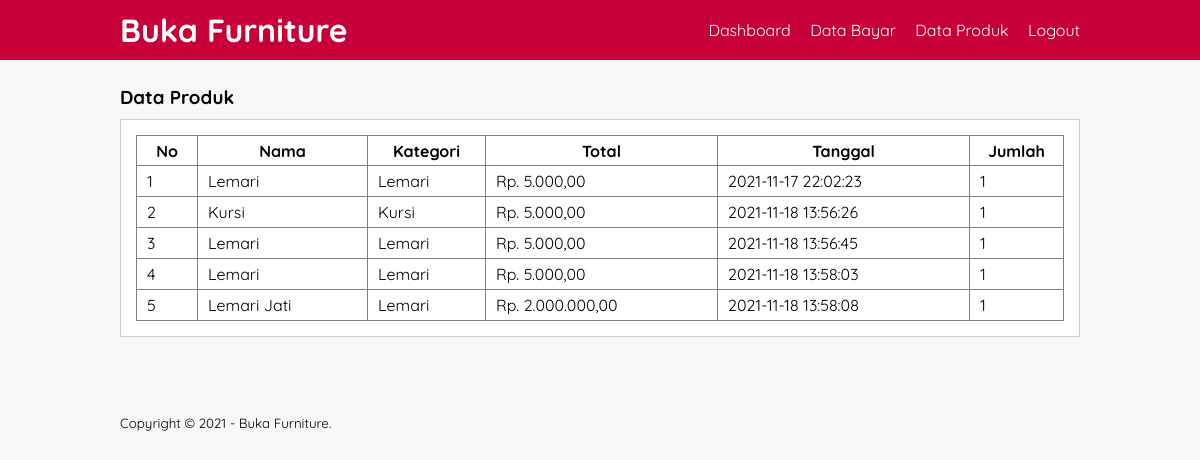
The page /data-bayar.php (signed in) on the database its author committed.
### tables this page shows
CREATE TABLE `orders` (
  `id` int(11) NOT NULL,
  `nama_furnitur` varchar(100) NOT NULL,
  `total` int(11) NOT NULL,
  `category` varchar(100) NOT NULL,
  `price_date` datetime NOT NULL DEFAULT current_timestamp(),
  `jumlah_Barang` int(11) NOT NULL
);

### library.php (called while the page is built, shortened)
<?php
class library
{
    public function __construct()
    {
        $this->con = new PDO("mysql:host=localhost;dbname=furniture", "root", "");
    }
    public function countDataOrders()
    {
        $sql = "SELECT COUNT(*) FROM orders";
        $res = $this->con->query($sql);
        $count = $res->fetchColumn();
        return $count;
    }
    public function readDataOrders($awaldata, $JumlahDataPerHalaman)
    {
        $query = $this->con->prepare("SELECT * FROM orders LIMIT $awaldata, $JumlahDataPerHalaman");
        $query->execute();
        return $query;
    }
}

### data-bayar.php (the view, shortened to what this page needs)
<!DOCTYPE html>
<html>
<head>
	<link rel="stylesheet" type="text/css" href="css/style.css">
</head>
<body>
	<header>
		<div class="container">
			<h1><a href="dashboard.php">Buka Furniture</a></h1>
			<ul>
				<li><a href="dashboard.php">Dashboard</a></li>
				<li><a href="data-bayar.php">Data Bayar</a></li>
				<li><a href="data-product.php">Data Produk</a></li>
				<li><a href="proses.php?action=logout">Logout</a></li>
			</ul>
		</div>
	</header>
	<div class="section">
		<div class="container">
			<h3>Data Produk</h3>
			<div class="box">
				<table border="1" cellspacing="0" class="table">
					<thead>
						<tr>
							<th width="60px">No</th>
                            <th>Nama</th>
                            <th>Kategori</th>
                            <th>Total</th>
                            <th>Tanggal</th>
                            <th>Jumlah</th>
						</tr>
					</thead>
					<tbody>
                    <?php
                    include("library.php");
                    $library = new library();
					$jumlahdataperhalaman = 5;
                    $no = 0;
                    $count = $library->countDataOrders();
					$halamanAktif = (isset($_GET["halaman"])) ? $_GET["halaman"] : 1;
					$awaldata = ($jumlahdataperhalaman * $halamanAktif)-$jumlahdataperhalaman;
					$read = $library->readDataOrders($awaldata, $jumlahdataperhalaman);
                    if($count > 0){
                    while ($data = $read->fetch(PDO::FETCH_OBJ)) {
                        $no++;
                    ?>
                        <tr>
                            <td><?= $no + $awaldata; ?></td>
                            <td><?= $data->nama_furnitur; ?></td>
							<td><?= $data->category; ?></td>
                            <td> Rp. <?=  number_format($data->total,2,",","."); ?></td>
                            <td><?= $data->price_date; ?></td>
                            <td><?= $data->jumlah_Barang; ?></td>
                        </tr>
                    <?php } ?>
						<?php }else{ ?>
							<tr>
								<td colspan="7">Tidak ada data</td>
							</tr>
						<?php } ?>
					</tbody>
				</table>
			</div>
		</div>
	</div>
	<footer>
		<div class="container">
			<small>Copyright &copy; 2021 - Buka Furniture.</small>
		</div>
	</footer>
</body>
</html>

### css/style.css (style rules this page uses)
* { padding:0; margin:0; font-family: 'Quicksand', sans-serif; }
body { background-color: #f8f8f8; }
a { color: inherit; text-decoration: none; }
header { background-color: #C70039; color: #fff; }
header h1 { float: left; padding:10px 0; }
header ul { float: right; }
header ul li { display: inline-block; }
header ul li a { padding:20px 0 20px 15px; display: inline-block; }
footer { padding:25px 0; }
.container { width: 80%; margin:0 auto; }
.container:after { content: ''; display: block; clear: both; }
.section { padding:25px 0; }
.box { background-color: #fff; border:1px solid #ccc; padding:15px; box-sizing: border-box; margin:10px 0 25px 0; }
.box:after { content: ''; display: block; clear: both; }
.table { width: 100%; border-collapse: collapse; }
.table tr { height: 30px; }
.table tr td { padding:5px 10px; }

### rows shown on the page
orders: awaldata "1", nama_furnitur "Lemari", category "Lemari", total "5.000,00", price_date "2021-11-17 22:02:23", jumlah_Barang "1"
orders: awaldata "2", nama_furnitur "Kursi", category "Kursi", total "5.000,00", price_date "2021-11-18 13:56:26", jumlah_Barang "1"
orders: awaldata "3", nama_furnitur "Lemari", category "Lemari", total "5.000,00", price_date "2021-11-18 13:56:45", jumlah_Barang "1"
orders: awaldata "4", nama_furnitur "Lemari", category "Lemari", total "5.000,00", price_date "2021-11-18 13:58:03", jumlah_Barang "1"
orders: awaldata "5", nama_furnitur "Lemari Jati", category "Lemari", total "2.000.000,00", price_date "2021-11-18 13:58:08", jumlah_Barang "1"
